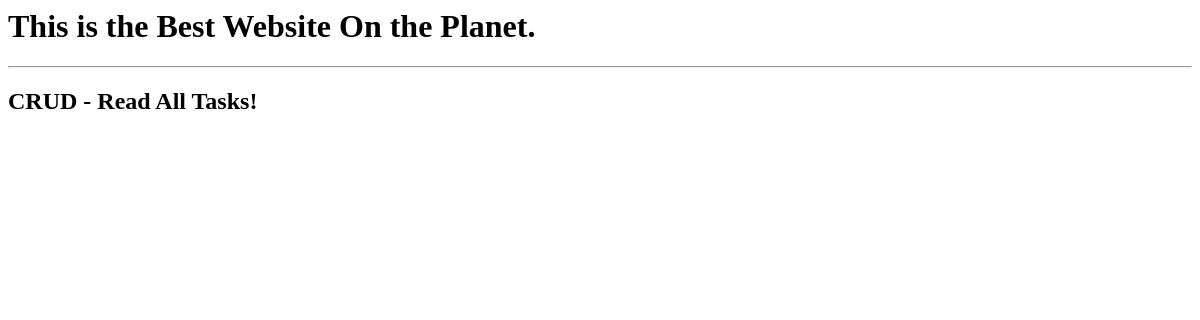
/view-tasks/, run on an earlier commit of the app's database.
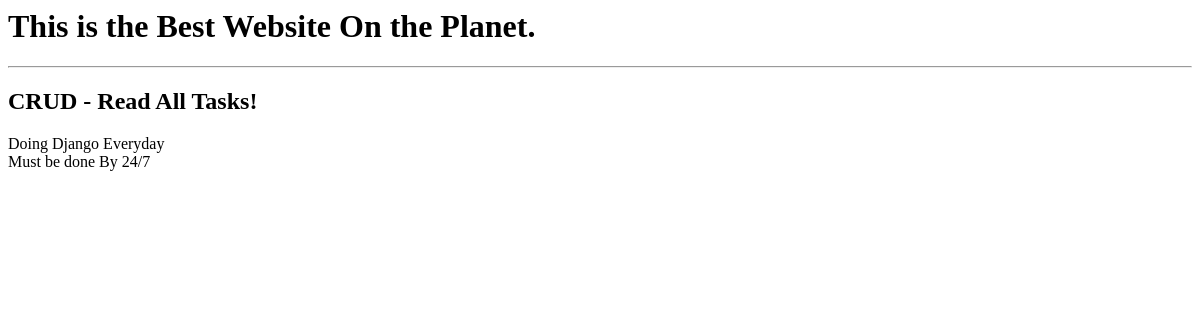
And on a later commit of the database.
### todo/models.py (models this page shows)
class Task(models.Model):
    title = models.CharField(max_length=85)
    content = models.CharField(max_length=300)
    date_posted = models.DateTimeField(auto_now_add=True)

### todo/views.py (the view)
# urls.py: path('view-tasks/', views.viewTask, name='view-tasks'),
def viewTask(request):
    tasks = Task.objects.all()
    context = {'tasks':tasks}
    return render(request, "view-tasks.html", context=context)

### templates/view-tasks.html (shortened to what this page needs)
{% include 'base.html' %}
<h2> CRUD - Read All Tasks! </h2>
{% for task in tasks %}
    {{task.title}}
    {{task.content}}
{% endfor %}

What changed in the data, as far as the page shows it:
added Task: title "Doing Django Everyday", content "Must be done By 24/7"
